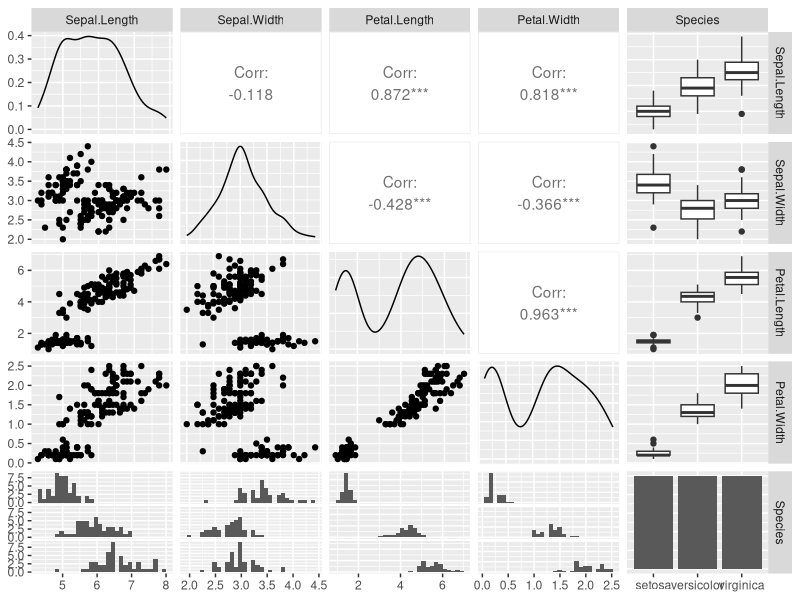
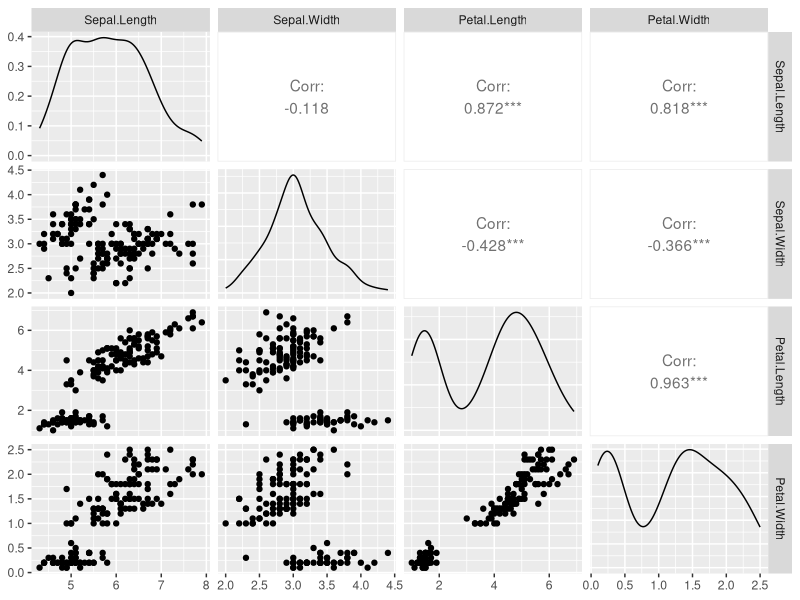
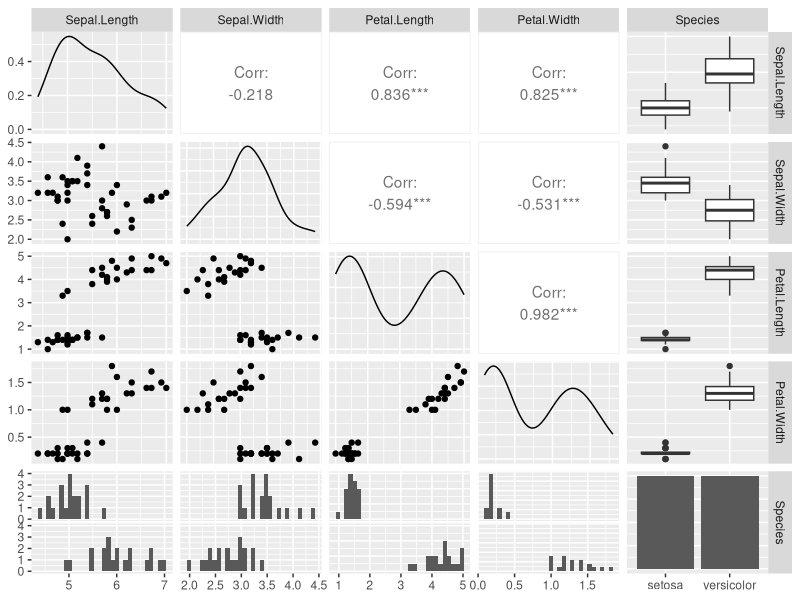
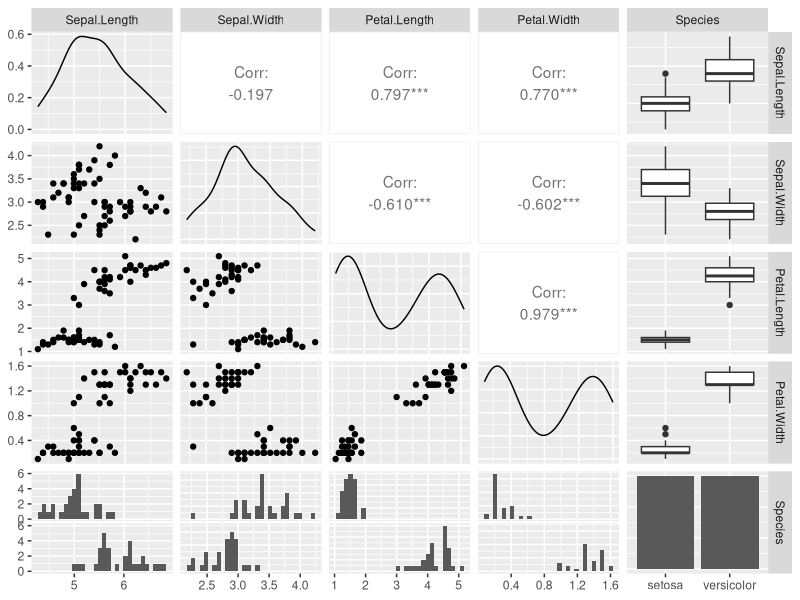

Here is the R script that generated these plots, in order:
#Load Iris Dataset
library(datasets)
data("iris")
#Install Other Packages
library(ggplot2)
library(GGally)
#Create GG Pairs For Whole Iris Dataset
ggpairs(iris)
#Create GG Pairs For Only First 4 Columns
ggpairs(iris, columns = 1:4)
#Create Subset Of 2 Species By Taking First 100 Rows. From This 100 Randomly Take 50 Rows As Training Set And Take 50 Rows As Test Set
sub_data = subset(iris, Species == "setosa" | Species == "versicolor")[1:100,]
library(caTools)
sub_data$spl=sample.split(sub_data,SplitRatio=0.5)
train = subset(sub_data, sub_data$spl==TRUE)
test = subset(sub_data, sub_data$spl==FALSE)
#Do ggpairs() For Both Test And Training
ggpairs(train, columns = 1:5)
ggpairs(test, columns = 1:5)
